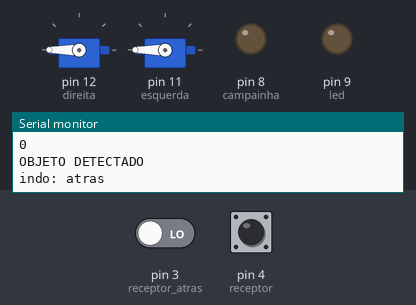
This sketch was run on a simulated Arduino Uno, built with avr-gcc and run on an emulated ATmega328P. Shown: 2 × servo, output pins drawn as LEDs (lit = HIGH), the last lines printed to the serial monitor. Inputs (shaded band) come from the test bench; at power-on: pin 4 (receptor) LOW, pin 3 (receptor_atras) LOW. Random numbers use the default seed unless the sketch sets one; pins used as bus, display or sensor lines are not drawn.

Above: at 1.2 s.
1.3 s: pin 4 (receptor) driven HIGH
At 2.9 s:
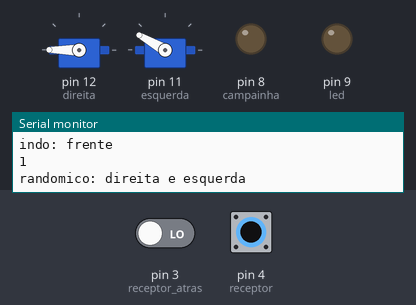
4.3 s: pin 4 (receptor) driven LOW
At 5.0 s:
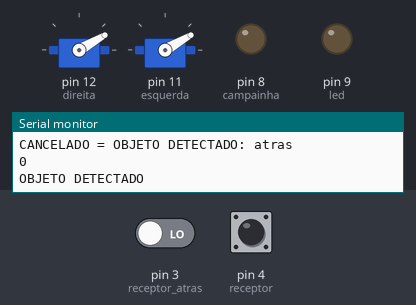
7.3 s: pin 3 (receptor_atras) driven HIGH
At 9.2 s:
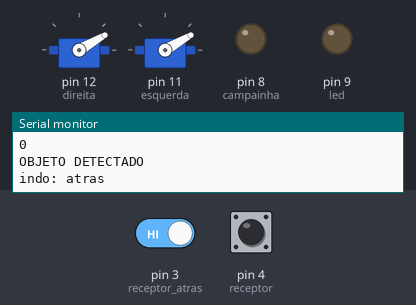
10.3 s: pin 4 (receptor) driven HIGH
At 12.2 s:
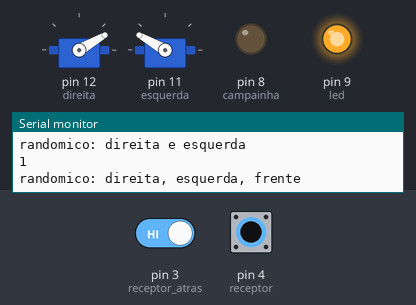
13.3 s: pin 4 (receptor) pulsed LOW 2 times (0.12 s each, 0.3 s apart)
At 16.9 s:
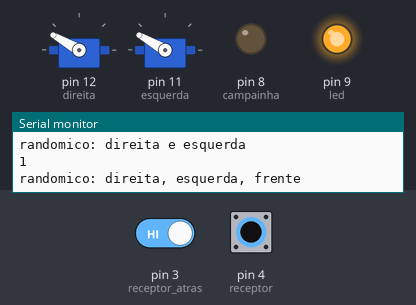
Timing chart, 0 to 56.4 s (numbered marks = the images above; inputs shaded):
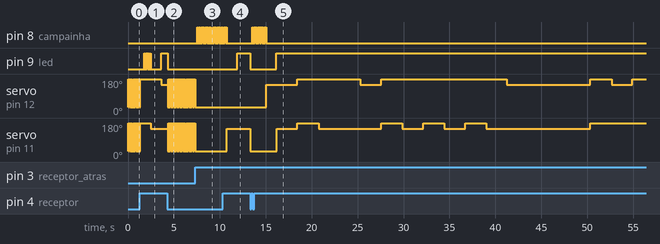

Measured:
- after the input at 1.3 s, pin 9 (led): goes 29 × (HIGH 0.01 s, LOW 0.01 s), HIGH 0.01 s, LOW 1.1 s, then HIGH, starting after 0.49 s
- after the input at 4.3 s, pin 9 (led): HIGH → LOW at once; servo on pin 12 (direita), servo on pin 11 (esquerda): alternates 180° for 0.07 s and 30° for 0.06 s, starting at once
- after the input at 7.3 s, pin 8 (campainha): goes 64 × (HIGH 0.01 s, LOW 0.01 s), HIGH 0.01 s, LOW 0.24 s, 45 × (HIGH 0.01 s, LOW 0.01 s), HIGH 0.01 s, then LOW, starting after 0.24 s
- after the input at 10.3 s, pin 9 (led): LOW → HIGH after 1.6 s; servo on pin 11 (esquerda): 30° → 150° after 0.45 s
- after the input at 13.3 s, pin 8 (campainha): alternates HIGH for 0.01 s and LOW for 0.01 s, 130 changes in all, then stays LOW, starting after 0.25 s; pin 9 (led): HIGH → LOW at once, → HIGH 2.9 s later

The sketch:

codigo_robo_V_Digital_6_0_Beta.ino
```cpp
#include <Servo.h>

Servo direita;
int diferenca_E = 0;

Servo esquerda;
int diferenca_D = 0;

int distancia = 1;

int campainha = 8;
int led = 9;

int infra_atras = 7;
int infra = 13;
double a;

const int receptor = 4;
const int receptor_atras = 3;

int key = 0;
int key2 = 0;
int R;
int R2;
int cont = 0;
int cont_tempo = 0;

int controle1 = 0;

int G_corrigido;

int G_ = 0;
int CF_ = 180;

int CA_ = 30;
int CDE_ = 150;

int U = 0;
int Y = 0;

byte leitura;
byte leitura2;

void setup() {

  direita.attach(12);
  esquerda.attach(11);
  pinMode(infra, OUTPUT);
  pinMode(infra_atras, OUTPUT);
  pinMode(receptor, INPUT);
  pinMode(receptor_atras, INPUT);
  pinMode(led, OUTPUT);
  pinMode(campainha, OUTPUT);
  Serial.begin(9600);


}

//--------------------------------------------------------------------------------------------------------------------------------------------------------------------------------
//--------------------------------------------------------------------------------------------------------------------------------------------------------------------------------
//--------------------------------------------------------------------------------------------------------------------------------------------------------------------------------

void loop() {

//----------------------------------simples_emissao_leitura_impressao area-------------------------------------------------------------------------------------------------------------------------

 piscar_do_infravermelho();

  leitura = digitalRead(receptor);

  Serial.println(leitura);

//----------------------------------Frente_e_reação_imediate area---------------------------------------------------------------------------------------------------------------------------

  cont_tempo = 0;
  if(Y == 1){

    Serial.println("indo: frente");
    do{

    ir_frente(G_,CF_);
    delay(10);
    cont_tempo++;

    piscar_do_led(cont_tempo);

    piscar_do_infravermelho();

    leitura = digitalRead(receptor);

    if(leitura < distancia){
      cont_tempo = 100;
      U = 1;
Serial.println("CANCELADO = OBJETO DETECTADO: atras");
    }

    }while(cont_tempo<100);
    Y = 0;

    digitalWrite(led, LOW);
    key = 0;

  }else{
//----------------------------------Deteccao_e_reacao_imediata area-------------------------------------------------------------------------------------------------------------------------
  cont_tempo = 0;
  if(leitura < distancia || U == 1){

    Serial.println("OBJETO DETECTADO");
    Serial.println("indo: atras");
    do{

    ir_atras(G_,CA_);
    delay(10);
    cont_tempo++;

    buzzer(cont_tempo);

    piscar_do_infravermelho_atras();

    leitura2 = digitalRead(receptor_atras);

    if(leitura2 < distancia){
      cont_tempo = 150;
      Y = 1;
Serial.println("CANCELADO = OBJETO DETECTADO: atras");
    }

    }while(cont_tempo<150);
    controle1 = 1;
    U = 0;

    digitalWrite(campainha, LOW);
    key2 = 0;

//----------------------------------Randomico_com_Direita_Esquerda area-------------------------------------------------------------------------------------------------------------------------

  }else{
    if(controle1 == 1){
      Serial.println("randomico: direita e esquerda");
      randomico_CDE(G_,CDE_,0);
      do{

    delay(10);
    randomico_CDE(G_,CDE_,1);
    cont_tempo++;
    piscar_do_infravermelho();
    leitura = digitalRead(receptor);
    if(leitura < distancia){
      cont_tempo = 100;
      U = 1;
Serial.println("CANCELADO = OBJETO DETECTADO: frente");
    }
    }while(cont_tempo<100);

      controle1 = 0;

//----------------------------------Randomico_geral_area-------------------------------------------------------------------------------------------------------------------------

    }else{

      Serial.println("randomico: direita, esquerda, frente");

      randomico_geral(G_,CDE_,CA_,CF_,0);

      digitalWrite(led, HIGH);

      do{

    delay(10);
    randomico_geral(G_,CDE_,CA_,CF_,1);
    cont_tempo++;
    piscar_do_infravermelho();
    leitura = digitalRead(receptor);
    if(leitura < distancia){
      cont_tempo = 200;
      U = 1;
Serial.println("CANCELADO = OBJETO DETECTADO: frente");
    }
    }while(cont_tempo<200);

       digitalWrite(led, LOW);

    }
  }
}
}
//----------------------------------------------------------------------------------------------------------------------------------------------------------------------------------
//----------------------------------------------------------------------------------------------------------------------------------------------------------------------------------
//----------------------------------------------------------------------------------------------------------------------------------------------------------------------------------


 void piscar_do_infravermelho (){

    for(byte x = 0;x <= 38; x++){
    digitalWrite(infra, HIGH);
    delayMicroseconds(13);
    digitalWrite(infra, LOW);
    delayMicroseconds(13);


  }
  }

void piscar_do_infravermelho_atras (){

    for(byte x = 0;x <= 38; x++){
    digitalWrite(infra_atras, HIGH);
    delayMicroseconds(13);
    digitalWrite(infra_atras, LOW);
    delayMicroseconds(13);


  }
  }

void piscar_do_led  (int A){
 int cont = 0;
 int cont2 = 0;

 if(A-cont > 40 && key == 0){
 cont = A;
 key = 1;
 digitalWrite(led, HIGH);
 }else{
 if(A-cont2 > 40 && key == 1){
 cont2 = A;
 key = 0;
 digitalWrite(led, LOW);
 }
 }
 }

 void buzzer (int A){
 int cont = 0;
 int cont2 = 0;

 if(A-cont > 20 && key2 == 0){
 cont = A;
 key2 = 1;
 digitalWrite(campainha, HIGH);
 }else{
 if(A-cont2 > 20 && key2 == 1){
 cont2 = A;
 key2 = 0;
 digitalWrite(campainha, LOW);
 }
 }
 }
 void  ir_esquerda(int G, int CDE){

   if(CDE>0){
   G_corrigido = CDE - diferenca_E;
 esquerda.write(G_corrigido);
   }else{

    G_corrigido = G - diferenca_E;
 esquerda.write(G_corrigido);
   }
 }
 void  ir_direita(int G, int CDE){

   if(CDE>0){
   G_corrigido = CDE - diferenca_D;
 direita.write(G_corrigido);
   }else{

    G_corrigido = G - diferenca_D;
 direita.write(G_corrigido);
   }
 }

 void ir_frente(int G, int CF){

   if(CF>0){
   ir_direita(CF,0);
   ir_esquerda(CF,0);
   }else{
   ir_direita(G,0);
   ir_esquerda(G,0);
   }
 }
 void ir_atras(int G, int CA){

   if(CA>0){
   ir_direita(CA,0);
   ir_esquerda(CA,0);
   }else{
   ir_direita(G,0);
   ir_esquerda(G,0);
   }
 }
 void randomico_CDE(int G, int CDE, int cosmos){

   if(cosmos == 0){

  R = random(2);

   }else{

   if(R==0){
     ir_direita(G,CDE);
   }else{
     if(R==1){
     ir_esquerda(G,CDE);
     }
   }
 }
 }

 void randomico_geral(int G, int CDE, int CA, int CF, int cosmos){

   if(cosmos == 0){

    R2 = random(3);

   }else{

   if(R2==0){
     ir_frente(G,CF);
     }else{
       if(R2==1){
         ir_direita(G,CDE);
       }else{
         if(R2==2){
         ir_esquerda(G,CDE);
         }
       }
     }
   }
 }
```
